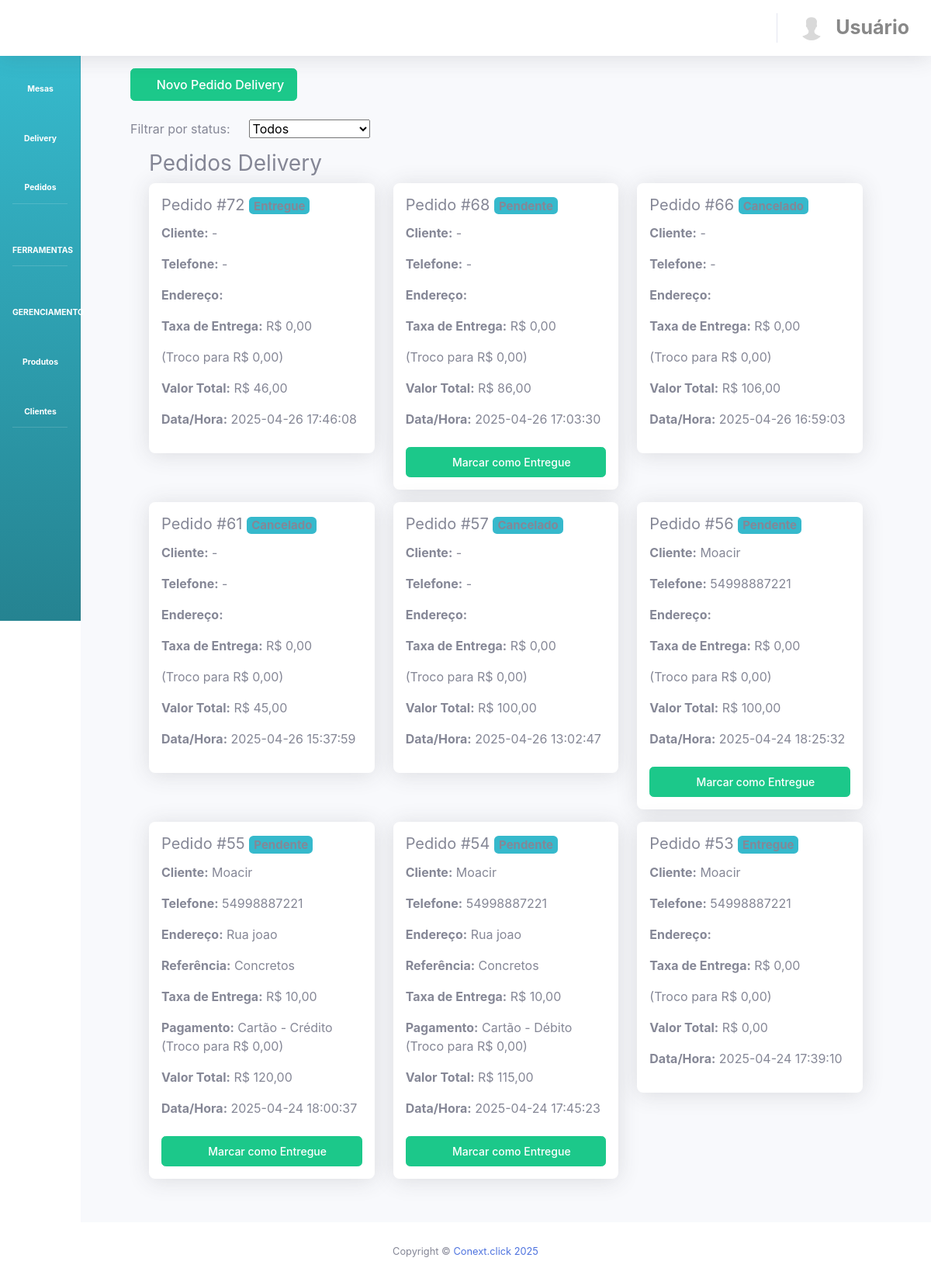
Screenshot of /?view=delivery (signed in) with the database file from the repository.
### tables this page shows
CREATE TABLE `pedido` (
  `idpedido` int NOT NULL,
  `idmesa` int DEFAULT NULL,
  `cliente` varchar(255) DEFAULT NULL,
  `delivery` tinyint(1) DEFAULT '0',
  `endereco_entrega` text,
  `ponto_referencia` varchar(255) DEFAULT NULL,
  `telefone_cliente` varchar(20) DEFAULT NULL,
  `data` date NOT NULL,
  `hora_pedido` time NOT NULL,
  `hora_saida_entrega` time DEFAULT NULL,
  `hora_entrega` time DEFAULT NULL,
  `status` varchar(50) NOT NULL DEFAULT 'Pendente',
  `valor_total` decimal(10,2) DEFAULT '0.00',
  `taxa_entrega` decimal(10,2) DEFAULT '0.00',
  `forma_pagamento` varchar(50) DEFAULT NULL,
  `troco_para` decimal(10,2) DEFAULT NULL,
  `entregador_id` int DEFAULT NULL,
  `observacao` text,
  `usuario_id` int DEFAULT NULL,
  `tipo` varchar(20) DEFAULT 'mesa',
  `cliente_id` int DEFAULT NULL
);

CREATE TABLE `clientes` (
  `id` int NOT NULL,
  `nome` varchar(255) NOT NULL,
  `endereco` varchar(255) NOT NULL,
  `bairro` varchar(255) NOT NULL,
  `cidade` varchar(255) NOT NULL,
  `estado` varchar(255) NOT NULL,
  `complemento` varchar(255) NOT NULL,
  `cep` varchar(255) NOT NULL,
  `ponto_referencia` varchar(255) DEFAULT NULL,
  `tel1` varchar(255) NOT NULL,
  `tel2` varchar(255) NOT NULL,
  `email` varchar(255) NOT NULL,
  `cpf_cnpj` varchar(255) NOT NULL,
  `rg` varchar(255) NOT NULL,
  `condominio` varchar(255) NOT NULL,
  `bloco` varchar(255) NOT NULL,
  `apartamento` varchar(255) NOT NULL,
  `local_entrega` varchar(255) NOT NULL,
  `observacoes` varchar(255) NOT NULL
);

### MVC/CLASSES/system.class.php (called while the page is built, shortened)
<?php
class System {
	public function __construct($view) {
		$this->config = Config::getInstance();
		$viewPath = ROOT_PATH . "/MVC/VIEWS/{$view}.php";
		try {
			include($viewPath);
			include(ROOT_PATH . "/MVC/COMMON/layout.php");
		} catch (Exception $e) {
			error_log("Erro ao carregar view: " . $e->getMessage());
			if (ob_get_level()) ob_end_clean();
			$_SESSION['msg'] = "<div class='alert alert-danger'>Erro ao carregar a página: " . htmlspecialchars($e->getMessage()) . "</div>";
			header("Location: " . $this->config->url('index.php?view=error'));
			exit;
		}
	}
}

### MVC/VIEWS/delivery.php (the view, shortened to what this page needs)
<?php
include_once(__DIR__ . '/../MODEL/conexao.php');
$status_options = ['Todos', 'Pendente', 'Em Preparo', 'Saiu para Entrega', 'Entregue', 'Cancelado'];
$selected_status = isset($_GET['status']) ? $_GET['status'] : 'Todos';
?>
<div class="container-fluid">
    <div class="row mb-4">
        <div class="col-12 text-end">
            <a href="?view=gerar_pedido_delivery" class="btn btn-success">
                <i class="fas fa-plus-circle"></i> Novo Pedido Delivery
            </a>
        </div>
    </div>
    <form method="get" action="" class="row g-2 align-items-center mb-3" onsubmit="this.action='?view=delivery&status='+document.getElementById('status').value;">
        <div class="col-auto">
            <label for="status" class="form-label mb-0">Filtrar por status:</label>
        </div>
        <div class="col-auto">
            <select name="status" id="status" class="form-select" onchange="this.form.submit()">
                <?php foreach ($status_options as $opt): ?>
                    <option value="<?php echo $opt; ?>" <?php if ($selected_status == $opt) echo 'selected'; ?>><?php echo $opt; ?></option>
                <?php endforeach; ?>
            </select>
        </div>
    </form>
    <div id="delivery-list">
        <?php
        $where = "(p.tipo = 'delivery' OR p.endereco_entrega IS NOT NULL)";
        $sql = "SELECT p.*, c.nome as cliente_nome, c.tel1 as cliente_tel, c.endereco as cliente_endereco, c.bairro as cliente_bairro, c.cidade as cliente_cidade, c.estado as cliente_estado
                FROM pedido p
                LEFT JOIN clientes c ON p.cliente_id = c.id
                WHERE $where
                ORDER BY p.data DESC, p.hora_pedido DESC";
        $result = mysqli_query($conn, $sql);
        if ($result && mysqli_num_rows($result) > 0) {
            echo '<div class="container-fluid mb-4"><h3>Pedidos Delivery</h3>';
            echo '<div class="row">';
            while ($pedido = mysqli_fetch_assoc($result)) {
                echo '<div class="col-md-6 col-lg-4 mb-3">';
                echo '<div class="card shadow">';
                echo '<div class="card-body">';
                echo '<h5 class="card-title">Pedido #'.$pedido['idpedido'].' <span class="badge bg-info">'.htmlspecialchars($pedido['status']).'</span></h5>';
                echo '<p><strong>Cliente:</strong> '.htmlspecialchars($pedido['cliente_nome'] ?? $pedido['nome_cliente'] ?? '-').'</p>';
                echo '<p><strong>Telefone:</strong> '.htmlspecialchars($pedido['cliente_tel'] ?? $pedido['telefone'] ?? '-').'</p>';
                echo '<p><strong>Endereço:</strong> '.htmlspecialchars($pedido['endereco_entrega'] ?? $pedido['cliente_endereco'] ?? '-');
                echo '</p>';
                if (!empty($pedido['ponto_referencia'])) echo '<p><strong>Referência:</strong> '.htmlspecialchars($pedido['ponto_referencia']).'</p>';
                if (!empty($pedido['taxa_entrega'])) echo '<p><strong>Taxa de Entrega:</strong> R$ '.number_format($pedido['taxa_entrega'],2,',','.').'</p>';
                if (!empty($pedido['forma_pagamento'])) echo '<p><strong>Pagamento:</strong> '.htmlspecialchars($pedido['forma_pagamento']);
                if (!empty($pedido['troco_para'])) echo ' (Troco para R$ '.number_format($pedido['troco_para'],2,',','.').')';
                echo '</p>';
                echo '<p><strong>Valor Total:</strong> R$ '.number_format($pedido['valor_total'],2,',','.').'</p>';
                echo '<p><strong>Data/Hora:</strong> '.htmlspecialchars($pedido['data']).' '.htmlspecialchars($pedido['hora_pedido']).'</p>';
                if ($pedido['status'] != 'Entregue' && $pedido['status'] != 'Finalizado' && $pedido['status'] != 'Cancelado') {
                    echo '<button class="btn btn-success btn-sm mt-2 w-100" onclick="marcarEntregue('.$pedido['idpedido'].')"><i class="fas fa-check"></i> Marcar como Entregue</button>';
                }
                echo '</div></div></div>';
            }
            echo '</div></div>';
        } else {
            echo '<div class="container-fluid mb-4"><h5>Nenhum pedido de delivery encontrado.</h5></div>';
        }
        ?>
    </div>
</div>

### MVC/COMMON/css/custom.css (style rules this page uses)
html, body { height: 100%; margin: 0; padding: 0; overflow-x: hidden; }
.card { border: none; border-radius: 0.5rem; box-shadow: 0 2px 4px rgba(0,0,0,0.05); }
.card-body { padding: 1rem; }
.btn { border-radius: 0.35rem; padding: 0.5rem 1rem; font-weight: 500; }

### rows the page displays
pedido: idpedido "72", cliente_nome "-", cliente_tel "-", taxa_entrega "0,00", troco_para "0,00", valor_total "46,00", data "2025-04-26", hora_pedido "17:46:08"
pedido: idpedido "68", cliente_nome "-", cliente_tel "-", taxa_entrega "0,00", troco_para "0,00", valor_total "86,00", data "2025-04-26", hora_pedido "17:03:30"
pedido: idpedido "66", cliente_nome "-", cliente_tel "-", taxa_entrega "0,00", troco_para "0,00", valor_total "106,00", data "2025-04-26", hora_pedido "16:59:03"
pedido: idpedido "61", cliente_nome "-", cliente_tel "-", taxa_entrega "0,00", troco_para "0,00", valor_total "45,00", data "2025-04-26", hora_pedido "15:37:59"
pedido: idpedido "57", cliente_nome "-", cliente_tel "-", taxa_entrega "0,00", troco_para "0,00", valor_total "100,00", data "2025-04-26", hora_pedido "13:02:47"
pedido: idpedido "56", cliente.nome "Moacir", cliente.tel1 "54998887221", taxa_entrega "0,00", troco_para "0,00", valor_total "100,00", data "2025-04-24", hora_pedido "18:25:32"
pedido: idpedido "55", cliente.nome "Moacir", cliente.tel1 "54998887221", endereco_entrega "Rua joao", ponto_referencia "Concretos", taxa_entrega "10,00", forma_pagamento "Cartão - Crédito", troco_para "0,00", valor_total "120,00", data "2025-04-24", hora_pedido "18:00:37"
pedido: idpedido "54", cliente.nome "Moacir", cliente.tel1 "54998887221", endereco_entrega "Rua joao", ponto_referencia "Concretos", taxa_entrega "10,00", forma_pagamento "Cartão - Débito", troco_para "0,00", valor_total "115,00", data "2025-04-24", hora_pedido "17:45:23"
pedido: idpedido "53", cliente.nome "Moacir", cliente.tel1 "54998887221", taxa_entrega "0,00", troco_para "0,00", valor_total "0,00", data "2025-04-24", hora_pedido "17:39:10"

### other values shown
$usuario "Usuário"
form field status "Todos"
